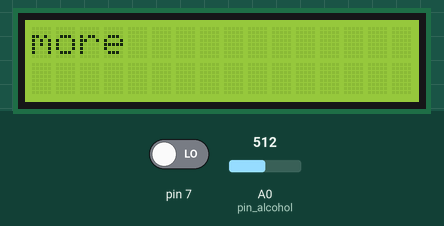
Simulated run of this sketch. Board: Arduino Uno, built with avr-gcc and run on an emulated ATmega328P. Shown: 16×2 character LCD. Inputs (shaded band) come from the test bench; at power-on: pin 7 LOW, A0 (pin_alcohol) = 512.

Above: at 1.2 s.
1.3 s: pin 7 driven HIGH
At 1.7 s:
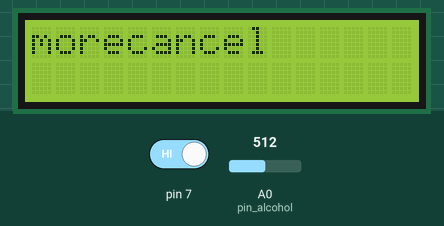
3.8 s: A0 (pin_alcohol) set to 484
At 4.2 s:
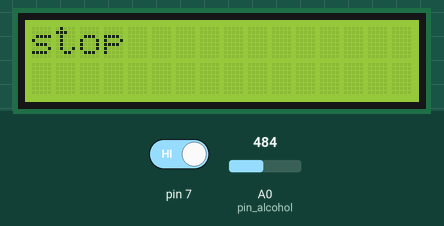
6.8 s: A0 (pin_alcohol) set to 311
8.3 s: A0 (pin_alcohol) set to 288
At 8.8 s:
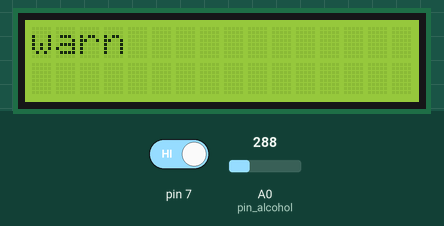
11.3 s: A0 (pin_alcohol) set to 306
At 11.8 s:
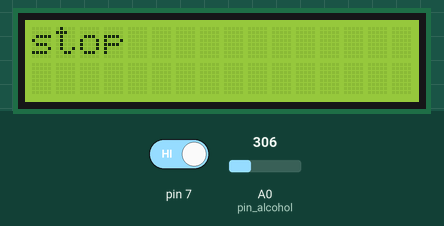
13.9 s: A0 (pin_alcohol) set to 290
At 14.3 s:
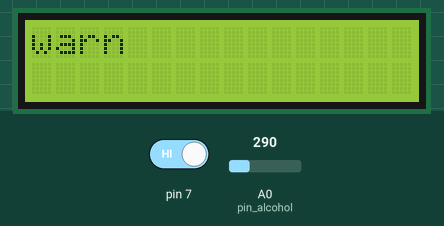
Timing chart, 0 to 16.9 s (numbered marks = the images above; inputs shaded):
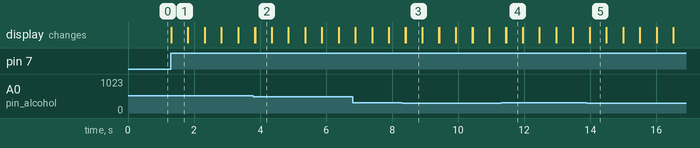

Measured:
- the behaviour switches between 500 and 499 on A0 (pin_alcohol) (found by bisection; images 1 and 2)
- the behaviour switches between 300 and 299 on A0 (pin_alcohol) (found by bisection; images 2 and 3)
- after the input at 1.3 s, the display: changes at once (image 1)
- after the input at 3.8 s, the display: first differs from a run without the input after 0.05 s (image 2)
- after the input at 8.3 s, the display: first differs from a run without the input after 0.11 s (image 3)
- after the input at 11.3 s, the display: first differs from a run without the input after 0.15 s (image 4)
- after the input at 13.9 s, the display: first differs from a run without the input after 0.08 s (image 5)

The sketch:

alchol_lcd.ino
```cpp
// 알코올 센서
// Quiz) 혈중 알코올 농도가 일정 수준 이상(0.05%)이면 음주운전으로 간주된다.
// 버튼을 누르면 알코올 감지 센서를 활용하여 나타나는 값을 1초 간격으로
// 10번 감지하여 얻은 평균값에 따라 LCD 화면에 센서 값과 처별 결과를 표시

#include <Wire.h>
#include <LiquidCrystal_I2C.h>
LiquidCrystal_I2C lcd(0x27, 16, 2);

// 버튼
int a;

int pin_r = 10;
int pin_g = 9;
int pin_alcohol = A0;

void setup() {
  Serial.begin(9600);

  lcd.begin();
  lcd.backlight();
  lcd.print("more");

  pinMode(7, INPUT);

}

void loop() {


  // 알콜 센서
  int alcohol = analogRead(pin_alcohol);
  int result = map(alcohol, 0, 1023, 0, 255);

  // 버튼
  a = digitalRead(7);

  if (a == HIGH) {
      if(alcohol >= 500) {
        lcd.print("cancel");
      } else if (alcohol < 500 && alcohol>= 300) {
        lcd.print("stop");
      } else {
        lcd.print("warn");
      }
      delay(500);
      lcd.clear();

  }
}
```
